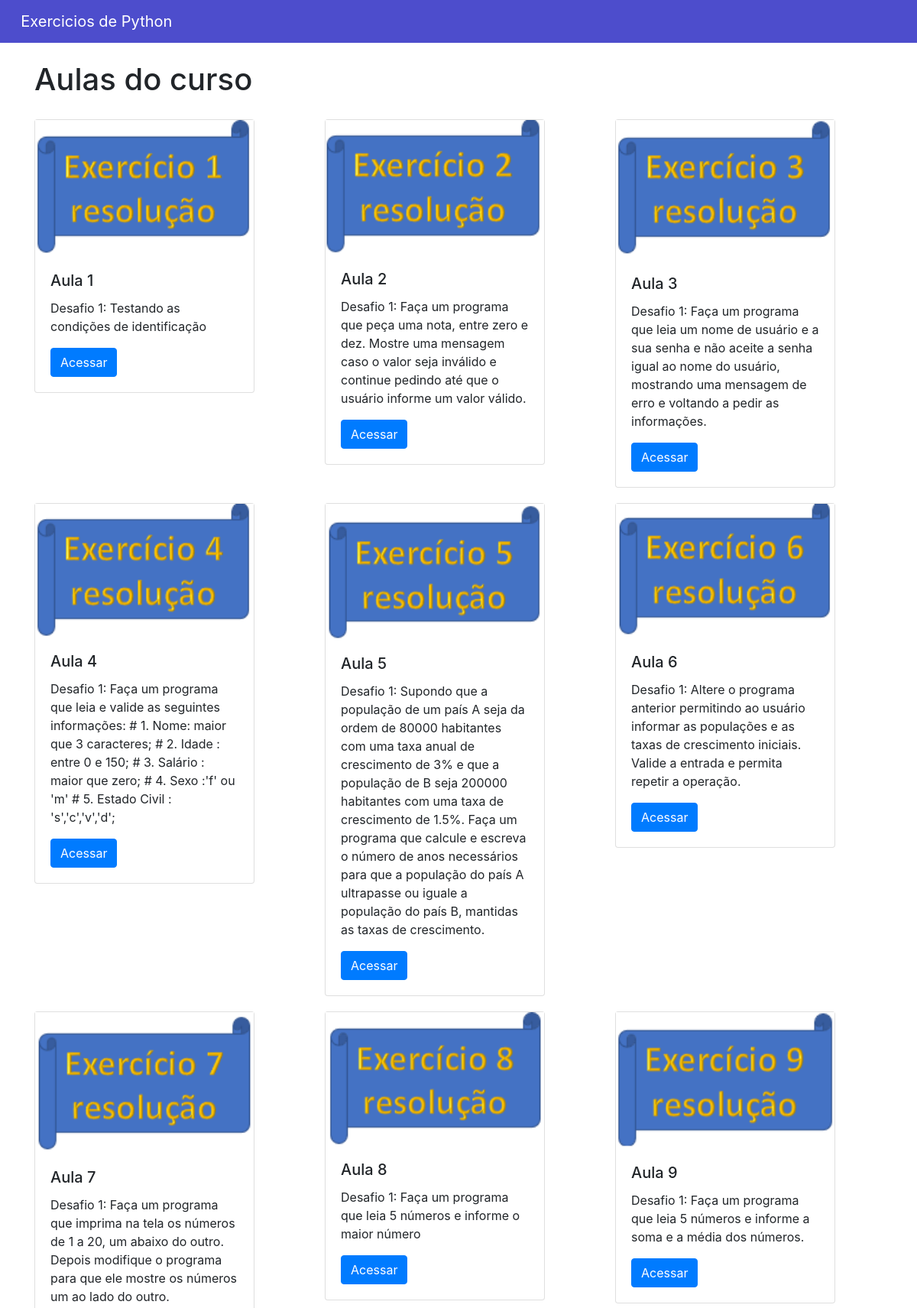
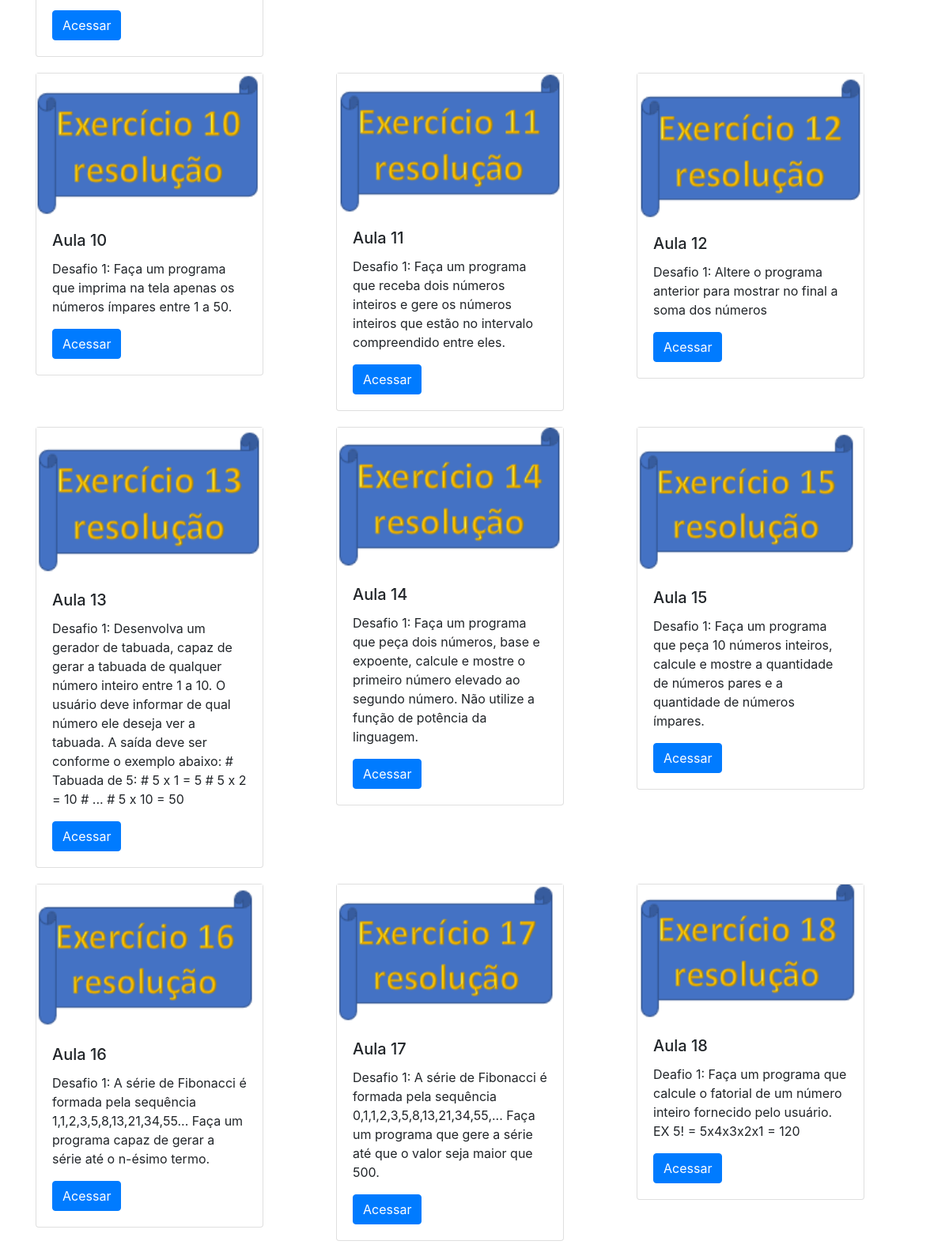
The page /home/curso/4 (upper part) on the database its author committed (2 pictures, top to bottom).
### cursos/models.py (models this page shows, shortened)
class Aulas(models.Model):
    nome = models.CharField(max_length = 100)
    descricao =  models.TextField()
    aula = models.FileField(upload_to = 'aulas')
    capa = models.ImageField(upload_to = 'capa')
    curso = models.ForeignKey(Cursos, on_delete = models.DO_NOTHING)

### cursos/views.py (the view)
# urls.py: path('curso/<int:id>', views.curso, name='curso'),
def curso(request, id):
    v_curso = Cursos.objects.get(id = id)
    usuario_logado = request.session.get('usuario')
    aulas = Aulas.objects.filter(curso = v_curso)
    return render(request, 'curso.html', {'aulas': aulas,'usuario': usuario_logado})

### cursos/templates/curso.html (shortened to what this page needs)
{% extends 'base.html'%}
{% block 'body' %}
<div class="container">
  <br>
  <h1>Aulas do curso</h1>
  <div class="row">
      {% for i in aulas %}
          <div style="margin-top: 20px;" class="col-md">
              <div class="card" style="width: 18rem;">
                <img src="{{i.capa.url}}">
                  <div class="card-body">
                    <h5 class="card-title">{{i.nome}}</h5>
                    <p class="card-text">{{i.descricao}}</p>
                    <a href="{% url 'aula' i.id %}" class="btn btn-primary">Acessar</a>
                  </div>
                </div>
          </div>
      {% endfor %}
  </div>
</div>
{% endblock %}

### rows shown on the page
Aulas: capa (picture), nome "Aula 1", descricao "Desafio 1: Testando as condições de identificação"
Aulas: capa (picture), nome "Aula 2", descricao "Desafio 1: Faça um programa que peça uma nota, entre zero e dez. Mostre uma mensagem caso o valor seja inválido e continue pedindo até que o usuário informe um valor válido."
Aulas: capa (picture), nome "Aula 3", descricao "Desafio 1: Faça um programa que leia um nome de usuário e a sua senha e não aceite a senha igual ao nome do usuário, mostrando uma mensagem de erro e voltando a pedir as informações."
Aulas: capa (picture), nome "Aula 4", descricao "Desafio 1: Faça um programa que leia e valide as seguintes informações: # 1. Nome: maior que 3 caracteres; # 2. Idade : entre 0 e 150; # 3. Salário : maior que zero; # 4. Sexo :'f' ou 'm' # 5. Estado Civil : 's','c','v','d';"
Aulas: capa (picture), nome "Aula 5", descricao "Desafio 1: Supondo que a população de um país A seja da ordem de 80000 habitantes com uma taxa anual de crescimento de 3% e que a população de B seja 200000 habitantes com uma taxa de crescimento de 1.5%. Faça um programa que calcule e escreva o número de anos necessários para que a população do país A ultrapasse ou iguale a população do país B, mantidas as taxas de crescimento."
Aulas: capa (picture), nome "Aula 6", descricao "Desafio 1: Altere o programa anterior permitindo ao usuário informar as populações e as taxas de crescimento iniciais. Valide a entrada e permita repetir a operação."
Aulas: capa (picture), nome "Aula 7", descricao "Desafio 1: Faça um programa que imprima na tela os números de 1 a 20, um abaixo do outro. Depois modifique o programa para que ele mostre os números um ao lado do outro."
Aulas: capa (picture), nome "Aula 8", descricao "Desafio 1: Faça um programa que leia 5 números e informe o maior número"
Aulas: capa (picture), nome "Aula 9", descricao "Desafio 1: Faça um programa que leia 5 números e informe a soma e a média dos números."
Aulas: capa (picture), nome "Aula 10", descricao "Desafio 1: Faça um programa que imprima na tela apenas os números ímpares entre 1 a 50."
Aulas: capa (picture), nome "Aula 11", descricao "Desafio 1: Faça um programa que receba dois números inteiros e gere os números inteiros que estão no intervalo compreendido entre eles."
Aulas: capa (picture), nome "Aula 12", descricao "Desafio 1: Altere o programa anterior para mostrar no final a soma dos números"
Aulas: capa (picture), nome "Aula 13", descricao "Desafio 1: Desenvolva um gerador de tabuada, capaz de gerar a tabuada de qualquer número inteiro entre 1 a 10. O usuário deve informar de qual número ele deseja ver a tabuada. A saída deve ser conforme o exemplo abaixo: # Tabuada de 5: # 5 x 1 = 5 # 5 x 2 = 10 # ... # 5 x 10 = 50"
Aulas: capa (picture), nome "Aula 14", descricao "Desafio 1: Faça um programa que peça dois números, base e expoente, calcule e mostre o primeiro número elevado ao segundo número. Não utilize a função de potência da linguagem."
Aulas: capa (picture), nome "Aula 15", descricao "Desafio 1: Faça um programa que peça 10 números inteiros, calcule e mostre a quantidade de números pares e a quantidade de números ímpares."
Aulas: capa (picture), nome "Aula 16", descricao "Desafio 1: A série de Fibonacci é formada pela sequência 1,1,2,3,5,8,13,21,34,55... Faça um programa capaz de gerar a série até o n-ésimo termo."
Aulas: capa (picture), nome "Aula 17", descricao "Desafio 1: A série de Fibonacci é formada pela sequência 0,1,1,2,3,5,8,13,21,34,55,... Faça um programa que gere a série até que o valor seja maior que 500."
Aulas: capa (picture), nome "Aula 18", descricao "Deafio 1: Faça um programa que calcule o fatorial de um número inteiro fornecido pelo usuário. EX 5! = 5x4x3x2x1 = 120"
